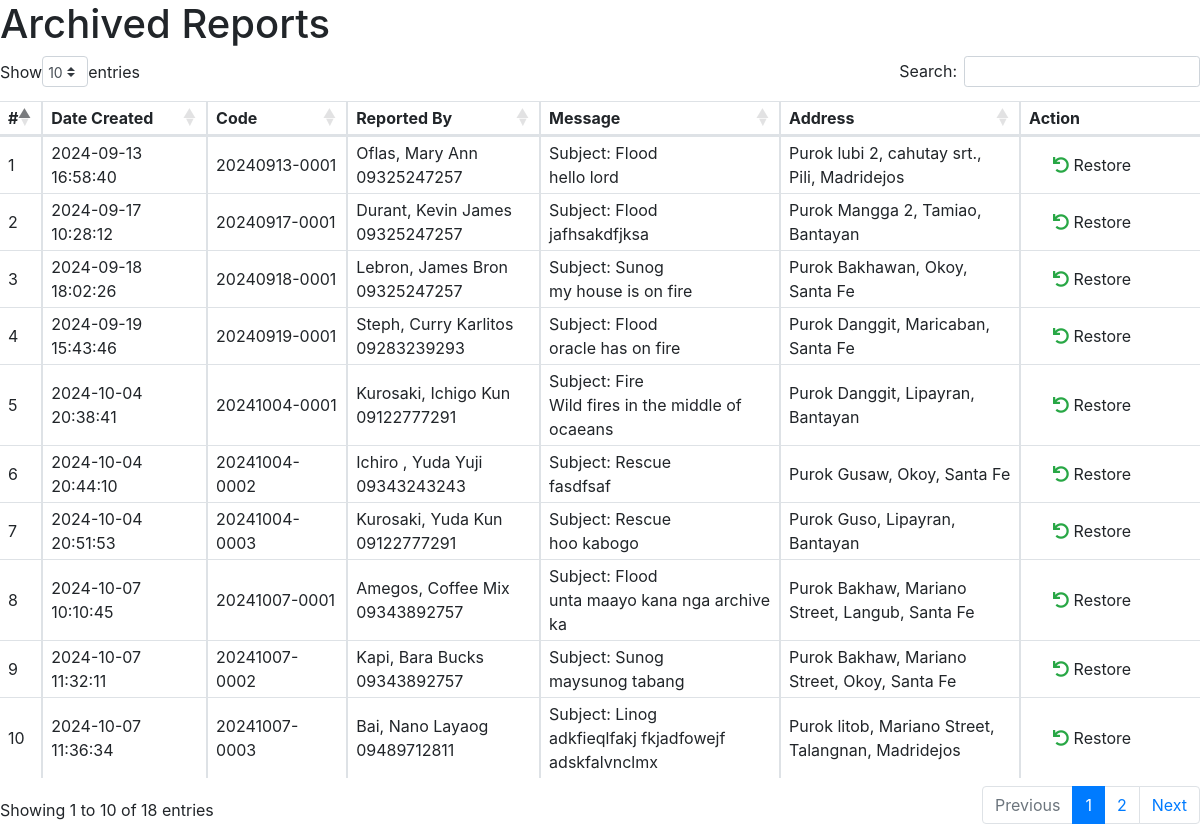
/admin/reports/archive.php, run on the app's committed database.
### tables this page shows
CREATE TABLE `request_list` (
  `id` int(30) NOT NULL,
  `team_id` int(30) DEFAULT NULL,
  `code` varchar(100) NOT NULL,
  `lastname` varchar(255) DEFAULT NULL,
  `firstname` varchar(255) DEFAULT NULL,
  `middlename` varchar(255) DEFAULT NULL,
  `contact` text NOT NULL,
  `subject` varchar(255) DEFAULT NULL,
  `message` text NOT NULL,
  `image` varchar(255) NOT NULL,
  `municipality` varchar(255) DEFAULT NULL,
  `barangay` varchar(255) DEFAULT NULL,
  `sitio_street` varchar(255) DEFAULT NULL,
  `status` tinyint(1) NOT NULL DEFAULT 0 COMMENT '0 = Pending,\r\n1 = Assigned to Team,\r\n2 = Team on their Way\r\n3 = Relief on progress\r\n4 = Completed',
  `date_created` datetime NOT NULL DEFAULT current_timestamp(),
  `date_updated` datetime NOT NULL DEFAULT current_timestamp() ON UPDATE current_timestamp(),
  `deleted_reports` text DEFAULT NULL
);

### admin/reports/archive.php (the view, shortened to what this page needs)
<?php
include_once '../classes/DBConnection.php';
$qry = $conn->query("SELECT * FROM request_list WHERE deleted_reports IS NOT NULL");
?>
<!DOCTYPE html>
<html>
<head>
    <link rel="stylesheet" href="https://stackpath.bootstrapcdn.com/bootstrap/4.3.1/css/bootstrap.min.css">
    <link rel="stylesheet" href="https://cdnjs.cloudflare.com/ajax/libs/font-awesome/5.15.3/css/all.min.css">
    <link rel="stylesheet" href="https://cdn.datatables.net/1.11.5/css/dataTables.bootstrap4.min.css">
</head>
<body>
    <h1>Archived Reports</h1>
    <table class="table display">
        <thead>
            <tr>
                <th>#</th>
                <th>Date Created</th>
                <th>Code</th>
                <th>Reported By</th>
                <th>Message</th>
                <th>Address</th>
                <th>Action</th>
            </tr>
        </thead>
        <tbody>
            <?php
            $i = 1;
            while ($row = $qry->fetch_assoc()) {
                $reported_by = $row['lastname'] . ', ' . $row['firstname'] . ' ' . $row['middlename'] . '<br>' . ' ' . $row['contact'] . '</small>';
                $subject_message = "Subject: " . $row['subject'] . "<br>" . $row['message'];
                $address = $row['sitio_street'] . ', ' . $row['barangay'] . ', ' . $row['municipality'];
                echo '<tr>';
                echo '<td>' . $i++ . '</td>';
                echo '<td>' . $row['date_created'] . '</td>';
                echo '<td>' . $row['code'] . '</td>';
                echo '<td>' . $reported_by . '</td>';
                echo '<td>' . $subject_message . '</td>';
                echo '<td>' . $address . '</td>';
                echo '<td>
                    <a class="dropdown-item restore_data" href="javascript:void(0)" data-id="' . $row['id'] . '">
                        <span class="fa fa-undo text-success"></span> Restore
                    </a>
                </td>';
                echo '</tr>';
            }
            ?>
        </tbody>
    </table>
</body>
</html>

### admin/reports/archive.php (style rules this page uses)
.table th, .table td { border-left: 1px solid #dee2e6; border-right: 1px solid #dee2e6; }
.table th:first-child, .table td:first-child { border-left: none; }
.table th:last-child, .table td:last-child { border-right: none; }
.table td:nth-child(5), .table th:nth-child(5), .table td:nth-child(6), .table th:nth-child(6) { width: 20%; word-wrap: break-word; }
th.sorting::after, th.sorting_asc::after, th.sorting_desc::after { font-family: FontAwesome; content: "\f0dc"; padding-left: 8px; opacity: 0.6; }
th.sorting_asc::after { content: "\f0de"; }

### data on the page
request_list: date_created "2024-09-13 16:58:40", code "20240913-0001", lastname "Oflas", firstname "Mary", middlename "Ann", contact "09325247257", subject "Flood", message "hello lord", address "Purok lubi 2, cahutay srt., Pili, Madridejos"
request_list: date_created "2024-09-17 10:28:12", code "20240917-0001", lastname "Durant", firstname "Kevin", middlename "James", contact "09325247257", subject "Flood", message "jafhsakdfjksa", address "Purok Mangga 2, Tamiao, Bantayan"
request_list: date_created "2024-09-18 18:02:26", code "20240918-0001", lastname "Lebron", firstname "James", middlename "Bron", contact "09325247257", subject "Sunog", message "my house is on fire", address "Purok Bakhawan, Okoy, Santa Fe"
request_list: date_created "2024-09-19 15:43:46", code "20240919-0001", lastname "Steph", firstname "Curry", middlename "Karlitos", contact "09283239293", subject "Flood", message "oracle has on fire", address "Purok Danggit, Maricaban, Santa Fe"
request_list: date_created "2024-10-04 20:38:41", code "20241004-0001", lastname "Kurosaki", firstname "Ichigo", middlename "Kun", contact "09122777291", subject "Fire", message "Wild fires in the middle of ocaeans", address "Purok Danggit, Lipayran, Bantayan"
request_list: date_created "2024-10-04 20:44:10", code "20241004-0002", lastname "Ichiro", firstname "Yuda", middlename "Yuji", contact "09343243243", subject "Rescue", message "fasdfsaf", address "Purok Gusaw, Okoy, Santa Fe"
request_list: date_created "2024-10-04 20:51:53", code "20241004-0003", lastname "Kurosaki", firstname "Yuda", middlename "Kun", contact "09122777291", subject "Rescue", message "hoo kabogo", address "Purok Guso, Lipayran, Bantayan"
request_list: date_created "2024-10-07 10:10:45", code "20241007-0001", lastname "Amegos", firstname "Coffee", middlename "Mix", contact "09343892757", subject "Flood", message "unta maayo kana nga archive ka", address "Purok Bakhaw, Mariano Street, Langub, Santa Fe"
request_list: date_created "2024-10-07 11:32:11", code "20241007-0002", lastname "Kapi", firstname "Bara", middlename "Bucks", contact "09343892757", subject "Sunog", message "maysunog tabang", address "Purok Bakhaw, Mariano Street, Okoy, Santa Fe"
request_list: date_created "2024-10-07 11:36:34", code "20241007-0003", lastname "Bai", firstname "Nano", middlename "Layaog", contact "09489712811", subject "Linog", message "adkfieqlfakj fkjadfowejf adskfalvnclmx", address "Purok litob, Mariano Street, Talangnan, Madridejos"
